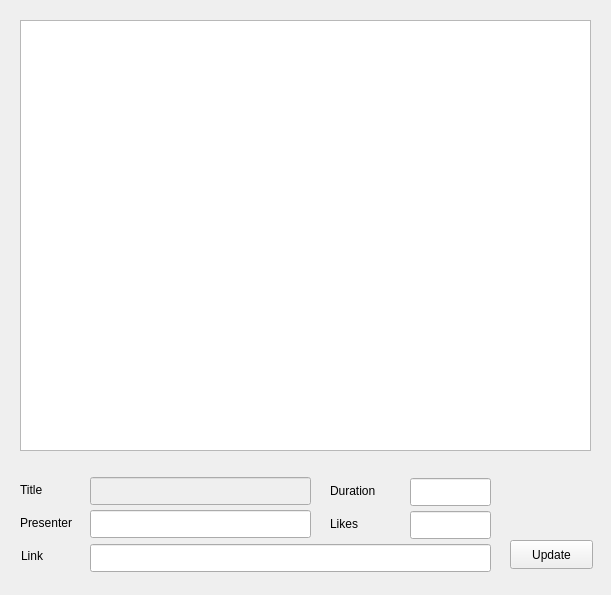
<?xml version="1.0" encoding="UTF-8"?>
<ui version="4.0">
 <class>adminUpdateForm</class>
 <widget class="QWidget" name="adminUpdateForm">
  <property name="geometry">
   <rect>
    <x>0</x>
    <y>0</y>
    <width>611</width>
    <height>595</height>
   </rect>
  </property>
  <property name="windowTitle">
   <string>adminUpdateForm</string>
  </property>
  <widget class="QPushButton" name="pushButton">
   <property name="geometry">
    <rect>
     <x>510</x>
     <y>540</y>
     <width>83</width>
     <height>29</height>
    </rect>
   </property>
   <property name="text">
    <string>Update</string>
   </property>
  </widget>
  <widget class="QTableWidget" name="tableWidget">
   <property name="geometry">
    <rect>
     <x>20</x>
     <y>20</y>
     <width>571</width>
     <height>431</height>
    </rect>
   </property>
  </widget>
  <widget class="QLineEdit" name="titleLineEdit">
   <property name="enabled">
    <bool>false</bool>
   </property>
   <property name="geometry">
    <rect>
     <x>90</x>
     <y>477</y>
     <width>221</width>
     <height>28</height>
    </rect>
   </property>
  </widget>
  <widget class="QLabel" name="label">
   <property name="geometry">
    <rect>
     <x>20</x>
     <y>480</y>
     <width>63</width>
     <height>20</height>
    </rect>
   </property>
   <property name="text">
    <string>Title</string>
   </property>
  </widget>
  <widget class="QLabel" name="label_2">
   <property name="geometry">
    <rect>
     <x>330</x>
     <y>481</y>
     <width>63</width>
     <height>20</height>
    </rect>
   </property>
   <property name="text">
    <string>Duration</string>
   </property>
  </widget>
  <widget class="QLineEdit" name="durationLineEdit">
   <property name="geometry">
    <rect>
     <x>410</x>
     <y>478</y>
     <width>81</width>
     <height>28</height>
    </rect>
   </property>
  </widget>
  <widget class="QLabel" name="label_3">
   <property name="geometry">
    <rect>
     <x>20</x>
     <y>513</y>
     <width>63</width>
     <height>20</height>
    </rect>
   </property>
   <property name="text">
    <string>Presenter</string>
   </property>
  </widget>
  <widget class="QLineEdit" name="presenterLineEdit">
   <property name="geometry">
    <rect>
     <x>90</x>
     <y>510</y>
     <width>221</width>
     <height>28</height>
    </rect>
   </property>
  </widget>
  <widget class="QLineEdit" name="likesLineEdit">
   <property name="geometry">
    <rect>
     <x>410</x>
     <y>511</y>
     <width>81</width>
     <height>28</height>
    </rect>
   </property>
  </widget>
  <widget class="QLabel" name="label_4">
   <property name="geometry">
    <rect>
     <x>330</x>
     <y>514</y>
     <width>63</width>
     <height>20</height>
    </rect>
   </property>
   <property name="text">
    <string>Likes</string>
   </property>
  </widget>
  <widget class="QLabel" name="label_5">
   <property name="geometry">
    <rect>
     <x>21</x>
     <y>546</y>
     <width>63</width>
     <height>20</height>
    </rect>
   </property>
   <property name="text">
    <string>Link</string>
   </property>
  </widget>
  <widget class="QLineEdit" name="linkLineEdit">
   <property name="geometry">
    <rect>
     <x>90</x>
     <y>544</y>
     <width>401</width>
     <height>28</height>
    </rect>
   </property>
  </widget>
 </widget>
 <resources/>
 <connections/>
</ui>
